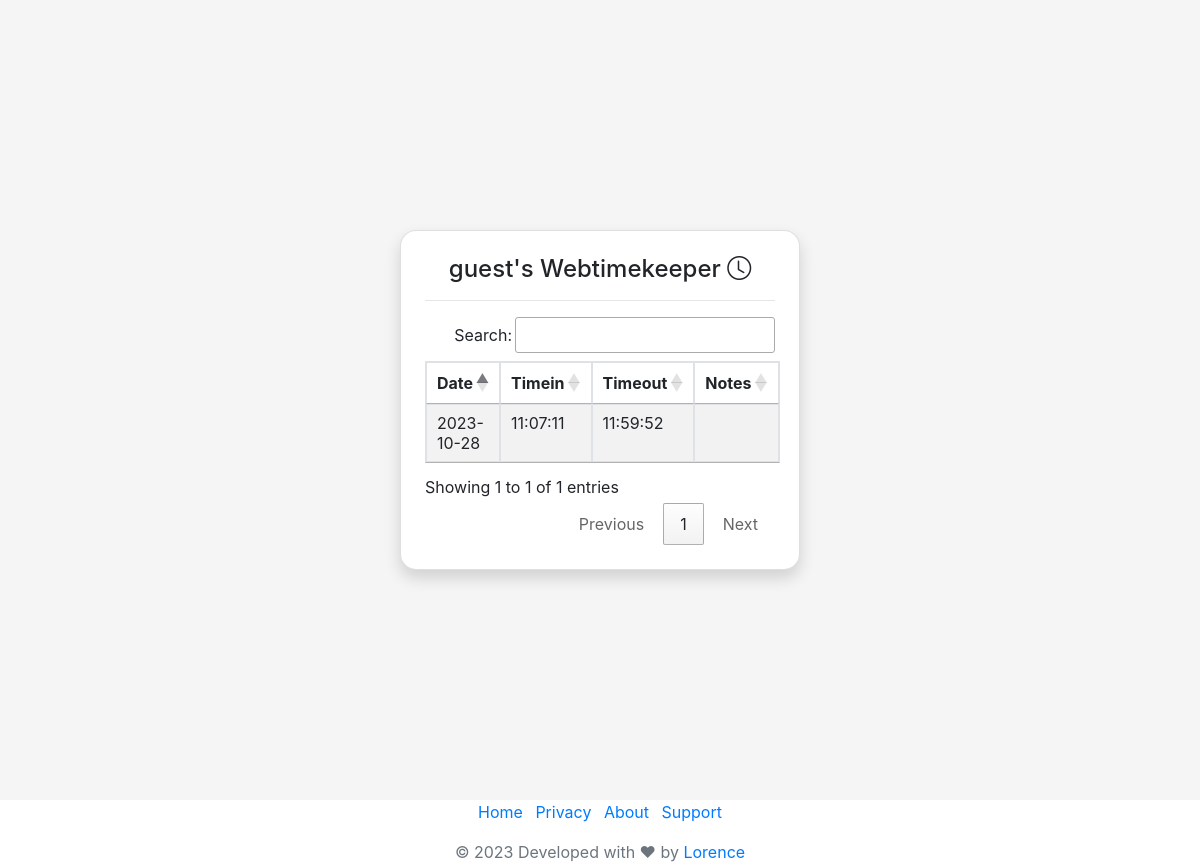
/view.php (signed in), run on the app's committed database.
### tables this page shows
CREATE TABLE `guest` (
  `id` int(11) NOT NULL,
  `date` date DEFAULT NULL,
  `timein` varchar(256) DEFAULT NULL,
  `timeout` varchar(256) DEFAULT NULL,
  `notes` varchar(256) DEFAULT NULL
);

### view.php (the view, shortened to what this page needs)
<?php
include("header.php");
include("db.php");
$username = $_SESSION['username'];
echo "
    <section class='vh-100 ' style='background-color: hsl(0, 0%, 96%)'>
        <div class='container py-3 h-100  col-md-4 rounded'>
            <div class='row d-flex  justify-content-center align-items-center h-100'>
                <div class='card   shadow ' style='border-radius: 1rem;'>
                    <div class='card-body p-4 text-center'>
                        <div class='text-center'>
                            <h4 class='mb-3'>$username's Webtimekeeper <i class='bi bi-clock'></i>  </h4>
                        </div>
                        <hr>
                        <table id='myTable' class='table table-striped table-bordered' style='width:100%'>
                            <thead>
                                <tr>
                                    <th>Date</th>
                                    <th>Timein</th>
                                    <th>Timeout</th>
                                    <th>Notes</th>
                                </tr>
                            </thead>
                            <tbody>
";
$query = mysqli_query($conn,"SELECT * FROM $username");
while($row = mysqli_fetch_assoc($query ?? null)) {
    $db_date = $row["date"];
    $db_timein = $row["timein"];
    $db_timeout = $row["timeout"];
    $db_notes = $row["notes"];
    echo "
                                <tr>
                                    <td>$db_date</td>
                                    <td>$db_timein</td>
                                    <td>$db_timeout</td>
                                    <td>$db_notes</td>
                                </tr>
    ";
}
?>
                            </tbody>
                        </table>
                    </div>
                </div>
            </div>
        </div>
    </section>
<?php include('footer.php');?>

### data on the page
guest: date "2023-10-28", timein "11:07:11", timeout "11:59:52"

### other printed values
$username "guest"
